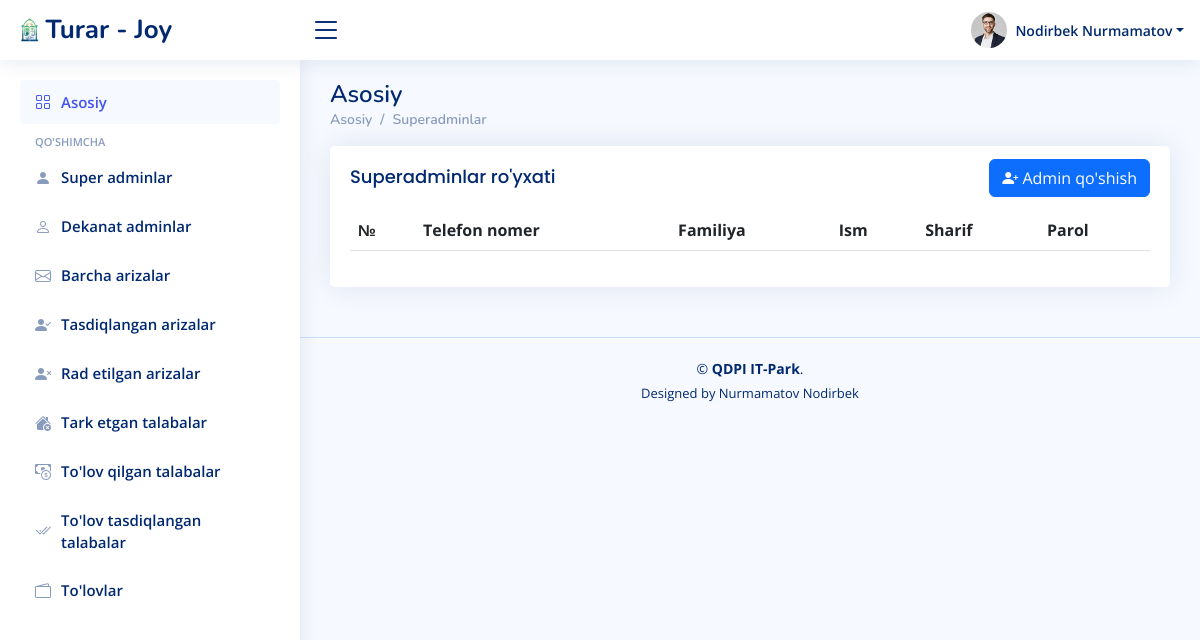
Before: /ariza/superadminlar/ with the older database file.
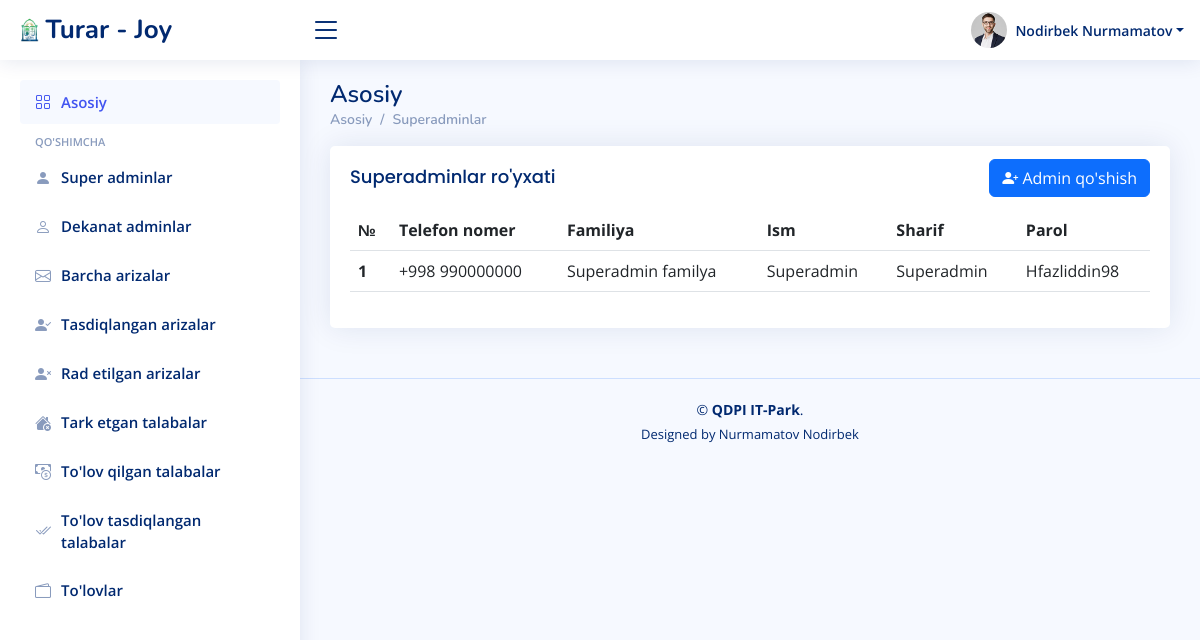
After: the same page with the newer database file.
### users/models.py (models this page shows)
class User(AbstractUser):
    id = models.UUIDField(primary_key=True, default=uuid.uuid4, unique=True, editable=False)
    sharif = models.CharField(max_length=100)
    lavozim = models.CharField(max_length=100)
    fakultet = models.CharField(max_length=100, blank=True)
    parol = models.CharField(max_length=100)

### ariza/views.py (the view)
# urls.py: path('superadminlar/', superadminlar, name='superadminlar'),
def superadminlar(request):
    data = User.objects.filter(lavozim='super')
    contex = {
        'data':data,
    }
    return render(request, 'superadmin/superadminlar.html', contex)

### templates/superadmin/superadminlar.html (shortened to what the changed rows need)
{% load static %}
<!DOCTYPE html>
<html lang="en">
<head>
  <link href="{% static '/assets/vendor/bootstrap/css/bootstrap.min.css' %}" rel="stylesheet">
  <link href="{% static '/assets/vendor/bootstrap-icons/bootstrap-icons.css' %}" rel="stylesheet">
  <link href="{% static '/assets/vendor/simple-datatables/style.css' %}" rel="stylesheet">
  <link href="{% static '/assets/css/style.css' %}" rel="stylesheet">
</head>
<body>
    <main id="main" class="main">
        <div class="pagetitle">
            <h1>Asosiy</h1>
        </div>
        <section class="section dashboard">
            <div class="row">
                <div class="col-lg-12">
                    <div class="card">
                        <div class="card-body">
                            <table class="table datatable">
                                <thead>
                                    <tr>
                                        <th scope="col">№</th>
                                        <th scope="col">Telefon nomer</th>
                                        <th scope="col">Familiya</th>
                                        <th scope="col">Ism</th>
                                        <th scope="col">Sharif</th>
                                        <th scope="col">Parol</th>
                                    </tr>
                                </thead>
                                <tbody>
                                  {% for d in data %}
                                    <tr>
                                        <th scope="row">1</th>
                                        <td>{{d.username}}</td>
                                        <td>{{d.last_name}}</td>
                                        <td>{{d.first_name}}</td>
                                        <td>{{d.sharif}}</td>
                                        <td>{{d.parol}}</td>
                                    </tr>
                                  {% endfor %}
                                </tbody>
                            </table>
                        </div>
                    </div>
                </div>
            </div>
        </section>
    </main>
</body>
</html>

Changed rows visible on the page:
added User: username "+998 990000000", last_name "Superadmin familya", first_name "Superadmin", sharif "Superadmin", parol "Hfazliddin98"
